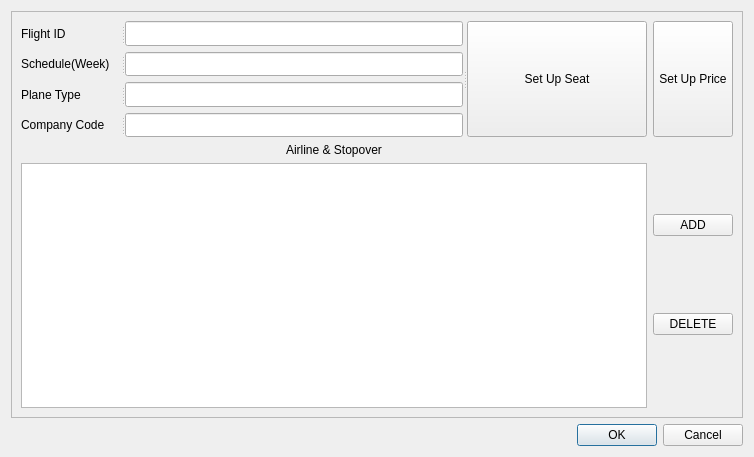
<?xml version="1.0" encoding="UTF-8"?>
<ui version="4.0">
 <class>addflight</class>
 <widget class="QWidget" name="addflight">
  <property name="geometry">
   <rect>
    <x>0</x>
    <y>0</y>
    <width>754</width>
    <height>457</height>
   </rect>
  </property>
  <property name="windowTitle">
   <string>Form</string>
  </property>
  <layout class="QVBoxLayout" name="verticalLayout">
   <item>
    <widget class="QFrame" name="frame">
     <property name="frameShape">
      <enum>QFrame::StyledPanel</enum>
     </property>
     <property name="frameShadow">
      <enum>QFrame::Raised</enum>
     </property>
     <layout class="QGridLayout" name="gridLayout">
      <item row="0" column="0">
       <widget class="QSplitter" name="splitter_5">
        <property name="orientation">
         <enum>Qt::Horizontal</enum>
        </property>
        <widget class="QWidget" name="layoutWidget">
         <layout class="QVBoxLayout" name="verticalLayout_3">
          <item>
           <widget class="QSplitter" name="splitter">
            <property name="orientation">
             <enum>Qt::Horizontal</enum>
            </property>
            <widget class="QLabel" name="label_6">
             <property name="sizePolicy">
              <sizepolicy hsizetype="Preferred" vsizetype="Fixed">
               <horstretch>0</horstretch>
               <verstretch>0</verstretch>
              </sizepolicy>
             </property>
             <property name="minimumSize">
              <size>
               <width>70</width>
               <height>0</height>
              </size>
             </property>
             <property name="maximumSize">
              <size>
               <width>100</width>
               <height>16777215</height>
              </size>
             </property>
             <property name="text">
              <string>Flight ID</string>
             </property>
            </widget>
            <widget class="QLineEdit" name="flight_id">
             <property name="minimumSize">
              <size>
               <width>116</width>
               <height>0</height>
              </size>
             </property>
             <property name="maximumSize">
              <size>
               <width>16777215</width>
               <height>16777215</height>
              </size>
             </property>
             <property name="text">
              <string/>
             </property>
            </widget>
           </widget>
          </item>
          <item>
           <widget class="QSplitter" name="splitter_2">
            <property name="orientation">
             <enum>Qt::Horizontal</enum>
            </property>
            <widget class="QLabel" name="label_7">
             <property name="sizePolicy">
              <sizepolicy hsizetype="Preferred" vsizetype="Fixed">
               <horstretch>0</horstretch>
               <verstretch>0</verstretch>
              </sizepolicy>
             </property>
             <property name="minimumSize">
              <size>
               <width>70</width>
               <height>0</height>
              </size>
             </property>
             <property name="maximumSize">
              <size>
               <width>100</width>
               <height>16777215</height>
              </size>
             </property>
             <property name="text">
              <string>Schedule(Week)</string>
             </property>
            </widget>
            <widget class="QLineEdit" name="schedule">
             <property name="minimumSize">
              <size>
               <width>116</width>
               <height>0</height>
              </size>
             </property>
             <property name="maximumSize">
              <size>
               <width>16777215</width>
               <height>16777215</height>
              </size>
             </property>
            </widget>
           </widget>
          </item>
          <item>
           <widget class="QSplitter" name="splitter_3">
            <property name="orientation">
             <enum>Qt::Horizontal</enum>
            </property>
            <widget class="QLabel" name="label_8">
             <property name="sizePolicy">
              <sizepolicy hsizetype="Preferred" vsizetype="Fixed">
               <horstretch>0</horstretch>
               <verstretch>0</verstretch>
              </sizepolicy>
             </property>
             <property name="minimumSize">
              <size>
               <width>70</width>
               <height>0</height>
              </size>
             </property>
             <property name="maximumSize">
              <size>
               <width>100</width>
               <height>16777215</height>
              </size>
             </property>
             <property name="text">
              <string>Plane Type</string>
             </property>
            </widget>
            <widget class="QLineEdit" name="planetype">
             <property name="minimumSize">
              <size>
               <width>116</width>
               <height>0</height>
              </size>
             </property>
             <property name="maximumSize">
              <size>
               <width>16777215</width>
               <height>16777215</height>
              </size>
             </property>
             <property name="text">
              <string/>
             </property>
            </widget>
           </widget>
          </item>
          <item>
           <widget class="QSplitter" name="splitter_4">
            <property name="orientation">
             <enum>Qt::Horizontal</enum>
            </property>
            <widget class="QLabel" name="label_9">
             <property name="sizePolicy">
              <sizepolicy hsizetype="Preferred" vsizetype="Fixed">
               <horstretch>0</horstretch>
               <verstretch>0</verstretch>
              </sizepolicy>
             </property>
             <property name="minimumSize">
              <size>
               <width>70</width>
               <height>0</height>
              </size>
             </property>
             <property name="maximumSize">
              <size>
               <width>100</width>
               <height>16777215</height>
              </size>
             </property>
             <property name="text">
              <string>Company Code</string>
             </property>
            </widget>
            <widget class="QLineEdit" name="company_id">
             <property name="minimumSize">
              <size>
               <width>116</width>
               <height>0</height>
              </size>
             </property>
             <property name="maximumSize">
              <size>
               <width>16777215</width>
               <height>16777215</height>
              </size>
             </property>
             <property name="text">
              <string/>
             </property>
            </widget>
           </widget>
          </item>
         </layout>
        </widget>
        <widget class="QPushButton" name="seat">
         <property name="text">
          <string>Set Up Seat</string>
         </property>
        </widget>
       </widget>
      </item>
      <item row="0" column="1">
       <widget class="QPushButton" name="price">
        <property name="minimumSize">
         <size>
          <width>0</width>
          <height>116</height>
         </size>
        </property>
        <property name="text">
         <string>Set Up Price</string>
        </property>
       </widget>
      </item>
      <item row="1" column="0">
       <layout class="QVBoxLayout" name="verticalLayout_4">
        <item>
         <widget class="QLabel" name="label">
          <property name="text">
           <string>Airline &amp; Stopover</string>
          </property>
          <property name="alignment">
           <set>Qt::AlignCenter</set>
          </property>
         </widget>
        </item>
        <item>
         <widget class="QTableView" name="tableView_airport"/>
        </item>
       </layout>
      </item>
      <item row="1" column="1">
       <layout class="QVBoxLayout" name="verticalLayout_2">
        <item>
         <widget class="QPushButton" name="ADD">
          <property name="text">
           <string>ADD</string>
          </property>
         </widget>
        </item>
        <item>
         <widget class="QPushButton" name="pushButton_2">
          <property name="text">
           <string>DELETE</string>
          </property>
         </widget>
        </item>
       </layout>
      </item>
     </layout>
    </widget>
   </item>
   <item>
    <widget class="QDialogButtonBox" name="buttonBox">
     <property name="standardButtons">
      <set>QDialogButtonBox::Cancel|QDialogButtonBox::Ok</set>
     </property>
    </widget>
   </item>
  </layout>
 </widget>
 <resources/>
 <connections/>
</ui>
